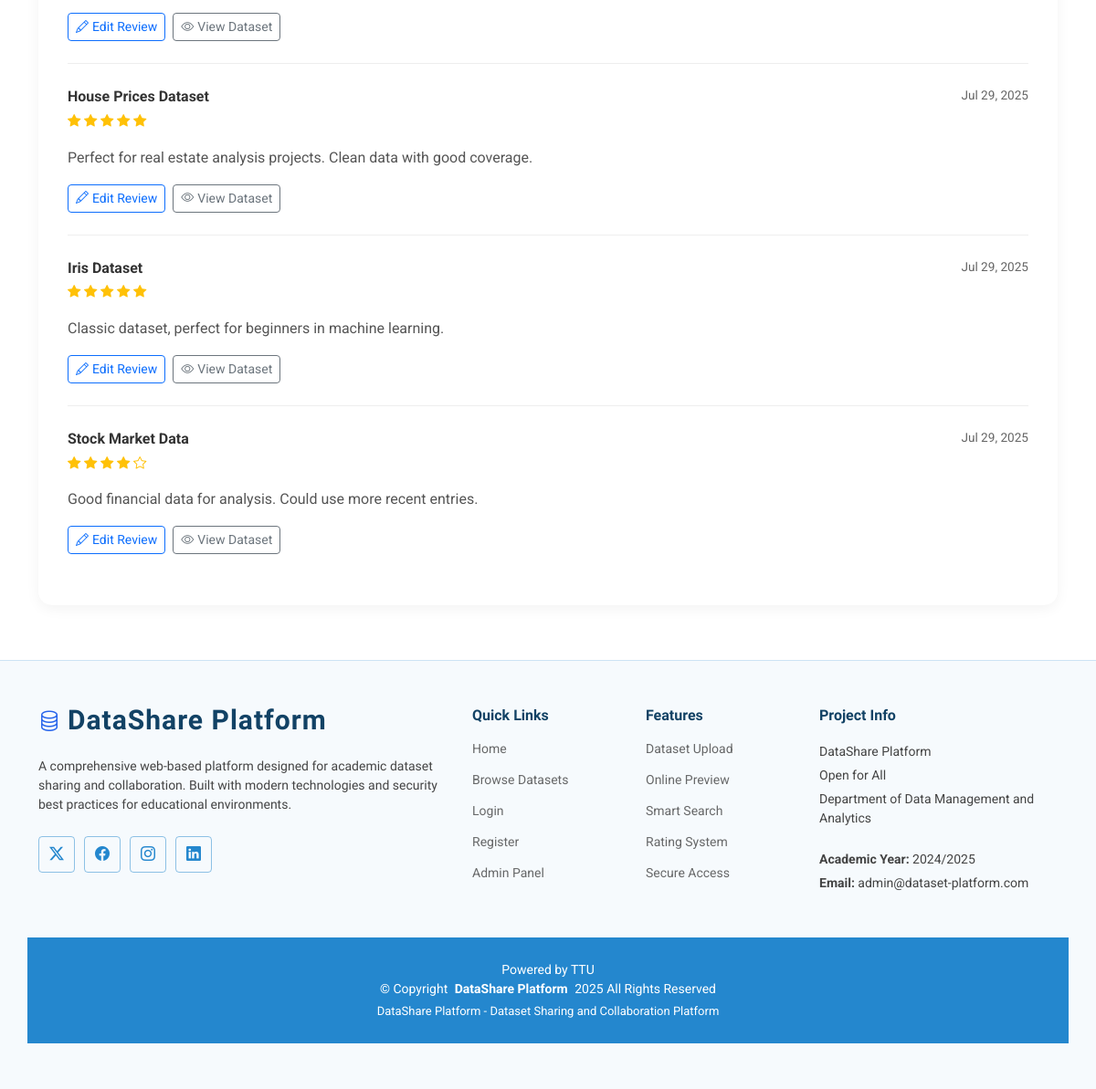
Before: /profile.php (signed in, lower part) with the older database file.
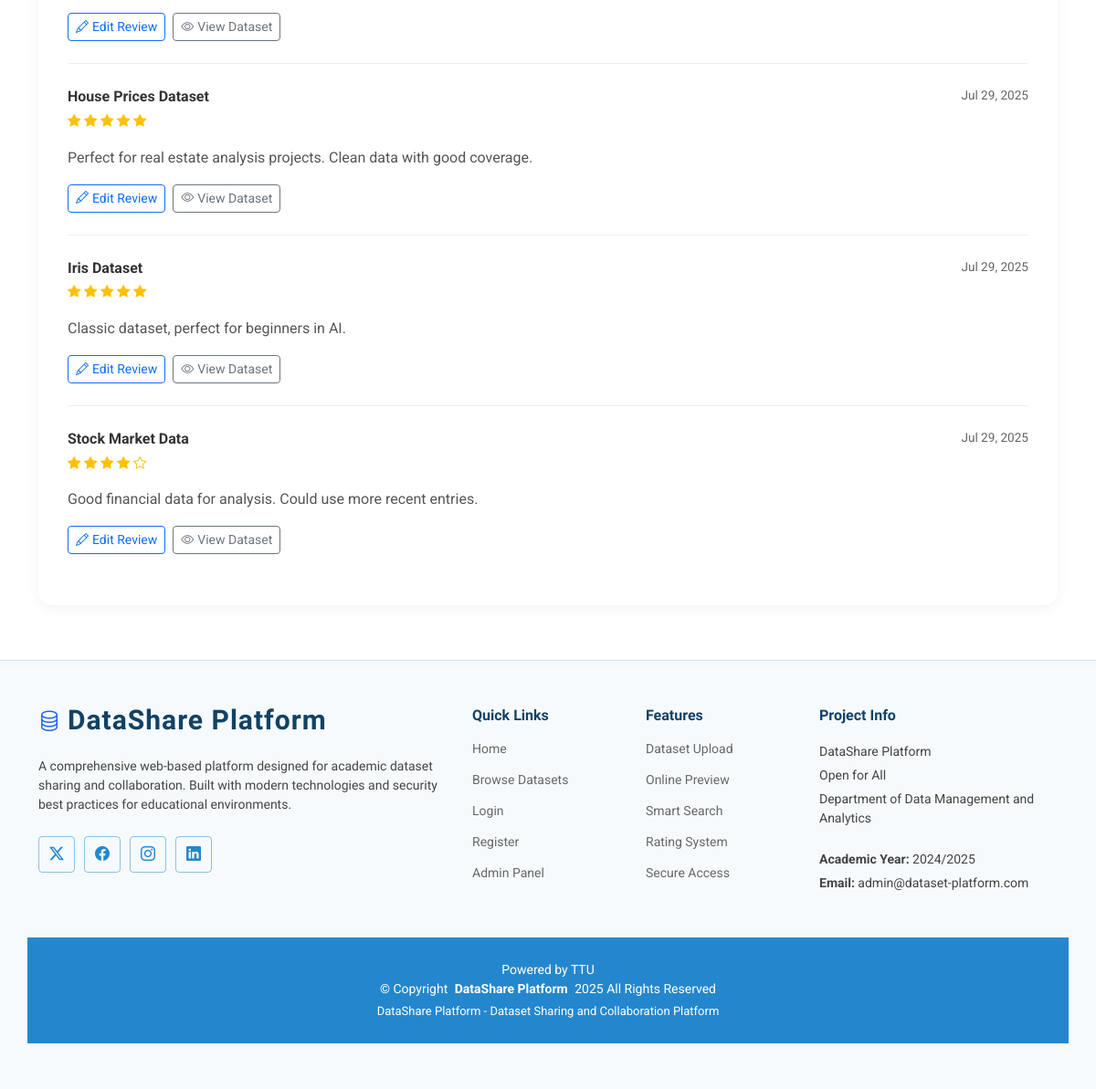
After: the same page with the newer database file.
### tables this page shows
CREATE TABLE reviews (
    id INT AUTO_INCREMENT PRIMARY KEY,
    user_id INT NOT NULL,
    dataset_id INT NOT NULL,
    rating INT NOT NULL CHECK (rating >= 1 AND rating <= 5),
    comment TEXT,
    created_at TIMESTAMP DEFAULT CURRENT_TIMESTAMP,
    updated_at TIMESTAMP DEFAULT CURRENT_TIMESTAMP ON UPDATE CURRENT_TIMESTAMP,
    FOREIGN KEY (user_id) REFERENCES users(id) ON DELETE CASCADE,
    FOREIGN KEY (dataset_id) REFERENCES datasets(id) ON DELETE CASCADE,
    UNIQUE KEY unique_user_dataset (user_id, dataset_id),
    INDEX idx_dataset (dataset_id),
    INDEX idx_user (user_id),
    INDEX idx_rating (rating)
);

CREATE TABLE datasets (
    id INT AUTO_INCREMENT PRIMARY KEY,
    title VARCHAR(255) NOT NULL,
    filename VARCHAR(255) NOT NULL,
    category VARCHAR(100) NOT NULL,
    description TEXT,
    file_path VARCHAR(500) NOT NULL,
    file_size BIGINT NOT NULL,
    uploaded_by INT NOT NULL,
    upload_date TIMESTAMP DEFAULT CURRENT_TIMESTAMP,
    download_count INT DEFAULT 0,
    is_active BOOLEAN DEFAULT TRUE,
    FOREIGN KEY (uploaded_by) REFERENCES users(id) ON DELETE CASCADE,
    INDEX idx_category (category),
    INDEX idx_uploader (uploaded_by),
    INDEX idx_upload_date (upload_date)
);

### profile.php (the view, shortened to what this page needs)
<?php
$host = 'localhost';
$dbname = 'dataset_platform';
$username = 'root';
$password = '1212';
try {
    $pdo = new PDO("mysql:host=$host;dbname=$dbname", $username, $password);
    $pdo->setAttribute(PDO::ATTR_ERRMODE, PDO::ERRMODE_EXCEPTION);
} catch(PDOException $e) {
    die("Connection failed: " . $e->getMessage());
}
$stmt = $pdo->prepare("
    SELECT r.*, d.title as dataset_title
    FROM reviews r
    JOIN datasets d ON r.dataset_id = d.id
    WHERE r.user_id = ?
    ORDER BY r.created_at DESC
    LIMIT 5
");
$stmt->execute([$_SESSION['user_id']]);
$recentReviews = $stmt->fetchAll(PDO::FETCH_ASSOC);
include 'includes/header.php';
?>
<section class="profile section">
  <div class="container">
    <?php if (!empty($recentReviews)): ?>
    <div class="row mt-5">
      <div class="col-lg-12">
        <div class="recent-reviews">
          <?php foreach ($recentReviews as $review): ?>
          <div class="review-item">
            <div class="review-header">
              <div class="dataset-info">
                <strong><?php echo htmlspecialchars($review['dataset_title']); ?></strong>
                <div class="review-rating">
                  <?php for ($i = 1; $i <= 5; $i++): ?>
                    <i class="bi bi-star<?php echo $i <= $review['rating'] ? '-fill' : ''; ?> text-warning"></i>
                  <?php endfor; ?>
                </div>
              </div>
              <div class="review-date">
                <?php echo date('M j, Y', strtotime($review['created_at'])); ?>
              </div>
            </div>
            <?php if ($review['comment']): ?>
            <div class="review-comment">
              <?php echo nl2br(htmlspecialchars($review['comment'])); ?>
            </div>
            <?php endif; ?>
            <div class="review-actions">
              <a href="review.php?id=<?php echo $review['dataset_id']; ?>" class="btn btn-sm btn-outline-primary">
                <i class="bi bi-pencil me-1"></i>Edit Review
              </a>
              <a href="preview.php?id=<?php echo $review['dataset_id']; ?>" class="btn btn-sm btn-outline-secondary">
                <i class="bi bi-eye me-1"></i>View Dataset
              </a>
            </div>
          </div>
          <?php endforeach; ?>
        </div>
      </div>
    </div>
    <?php endif; ?>
  </div>
</section>
<?php
include 'includes/footer.php';
?>

Changed rows visible on the page:
changed reviews "Iris Dataset": comment "Classic dataset, perfect for beginners in machine learning." → "Classic dataset, perfect for beginners in AI."
